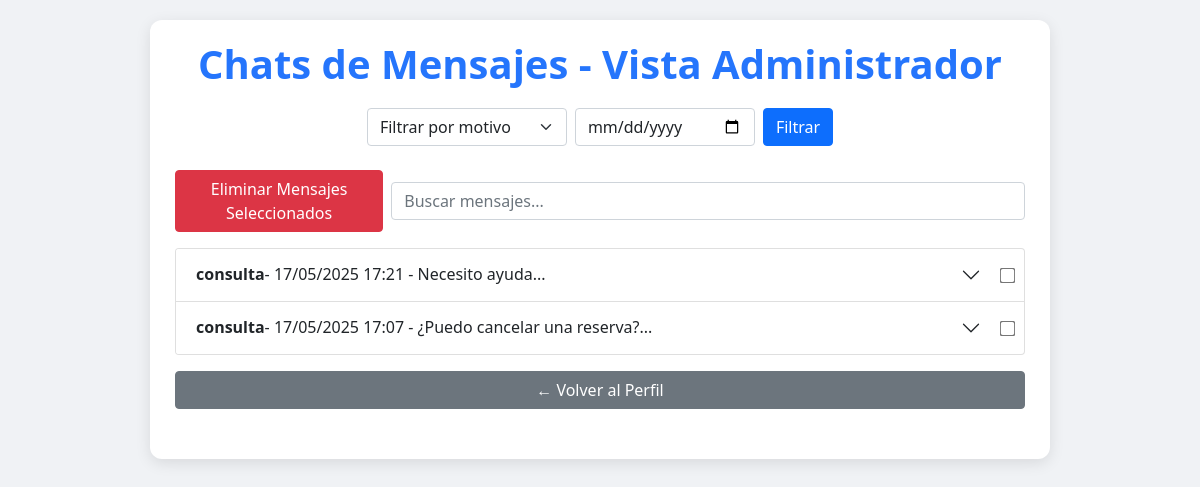
Before: /Contacto/ver_contactos.php with the older database file.
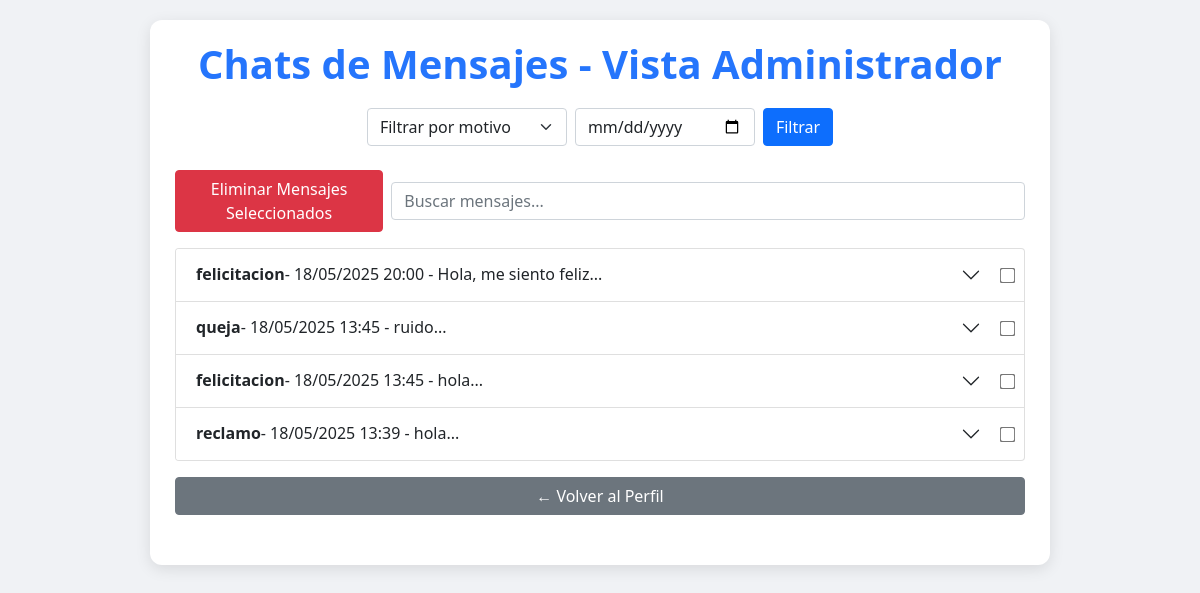
After: the same page with the newer database file.
### tables this page shows
CREATE TABLE `contactos` (
  `id` int(11) NOT NULL,
  `nombre` varchar(255) NOT NULL,
  `correo` varchar(255) NOT NULL,
  `motivo_id` int(11) NOT NULL,
  `mensaje` text NOT NULL,
  `fecha` timestamp NOT NULL DEFAULT current_timestamp(),
  `fecha_envio` datetime NOT NULL DEFAULT current_timestamp()
);

CREATE TABLE `motivos` (
  `id` int(11) NOT NULL,
  `descripcion` varchar(50) NOT NULL
);

### Contacto/ver_contactos.php (the view, shortened to what this page needs)
<?php
include '../CRUD/conexion.php';
$fechaFiltro = $_POST['fecha_filtro'] ?? '';
$sql = "SELECT c.*, m.descripcion AS motivo, rc.respuesta AS respuesta_admin, u.nombre AS admin_nombre, u.apellido AS admin_apellido
        FROM contactos c
        JOIN motivos m ON c.motivo_id = m.id
        LEFT JOIN respuestas_contactos rc ON c.id = rc.contacto_id
        LEFT JOIN usuarios u ON rc.admin_id = u.id
        WHERE 1";
$sql .= " ORDER BY c.fecha_envio DESC";
$resultado = $conn->query($sql);
?>
<!DOCTYPE html>
<html lang="es">
<head>
    <link rel="stylesheet" href="https://cdn.jsdelivr.net/npm/bootstrap@5.1.3/dist/css/bootstrap.min.css" />
</head>
<body>
<div class="container-accordion">
    <h1>Chats de Mensajes - Vista Administrador</h1>
    <form method="POST" class="mb-4 d-flex gap-2 flex-wrap justify-content-center">
        <select name="motivo_filtro" class="form-select" style="max-width: 200px;">
            <option value="">Filtrar por motivo</option>
        </select>
        <input type="date" name="fecha_filtro" class="form-control" value="<?= htmlspecialchars($fechaFiltro) ?>" style="max-width: 180px;" />
        <button type="submit" class="btn btn-primary">Filtrar</button>
    </form>
    <form method="POST" id="deleteForm" onsubmit="return confirm('¿Estás seguro de eliminar los mensajes seleccionados?');">
        <div class="d-flex flex-column flex-md-row justify-content-between align-items-center mb-3 gap-2">
            <button type="submit" class="btn btn-danger">Eliminar Mensajes Seleccionados</button>
            <input type="text" id="searchInput" class="form-control w-100 w-md-50" placeholder="Buscar mensajes..." onkeyup="filterChats()">
        </div>
        <div class="accordion" id="accordionChats">
            <?php if ($resultado->num_rows > 0): ?>
                <?php
                $index = 0;
                while ($fila = $resultado->fetch_assoc()):
                    $index++;
                    $contacto_id_actual = $fila['id'];
                ?>
                <div class="accordion-item" data-chat-text="<?= htmlspecialchars($fila['mensaje'] . ' ' . $fila['respuesta_admin']) ?>">
                    <h2 class="accordion-header d-flex align-items-center" id="heading<?= $index ?>">
                        <button class="accordion-button collapsed flex-grow-1" type="button" data-bs-toggle="collapse" data-bs-target="#collapse<?= $index ?>" aria-expanded="false" aria-controls="collapse<?= $index ?>">
                            <strong><?= htmlspecialchars($fila['motivo']) ?></strong> -
                            <?= date("d/m/Y H:i", strtotime($fila['fecha_envio'])) ?> -
                            <?= htmlspecialchars(substr($fila['mensaje'], 0, 50)) ?>...
                        </button>
                        <input type="checkbox" name="delete_ids[]" class="delete-checkbox" value="<?= $contacto_id_actual ?>">
                    </h2>
                </div>
                <?php endwhile; ?>
            <?php else: ?>
                <p class="text-center" style="color:#555;">No hay mensajes de contacto disponibles.</p>
            <?php endif; ?>
        </div>
    </form>
    <a href="../perfil.php" class="btn btn-secondary btn-back mt-3" style="max-width:900px; margin:20px auto; display:block;">← Volver al Perfil</a>
</div>
</body>
</html>

### Contacto/ver_contactos.php (style rules this page uses)
body { background: #f0f2f5; font-family: 'Segoe UI', Tahoma, Geneva, Verdana, sans-serif; padding: 20px; }
.container-accordion { max-width: 900px; margin: auto; background: white; padding: 20px 25px 30px; border-radius: 12px; box-shadow: 0 4px 15px rgba(0,0,0,0.1); }
h1 { color: #2575fc; font-weight: 700; text-align: center; margin-bottom: 20px; }
.btn-back { display: block; max-width: 900px; margin: 30px auto 0; }
.delete-checkbox { margin-right: 10px; transform: scale(1.2); vertical-align: middle; }

Changed rows visible on the page:
removed contactos: motivo.descripcion "consulta", fecha_envio "17/05/2025 17:21", mensaje "Necesito ayuda"
removed contactos: motivo.descripcion "consulta", fecha_envio "17/05/2025 17:07", mensaje "¿Puedo cancelar una reserva?"
added contactos: motivo.descripcion "felicitacion", fecha_envio "18/05/2025 20:00", mensaje "Hola, me siento feliz"
added contactos: motivo.descripcion "queja", fecha_envio "18/05/2025 13:45", mensaje "ruido"
added contactos: motivo.descripcion "felicitacion", fecha_envio "18/05/2025 13:45", mensaje "hola"
added contactos: motivo.descripcion "reclamo", fecha_envio "18/05/2025 13:39", mensaje "hola"
